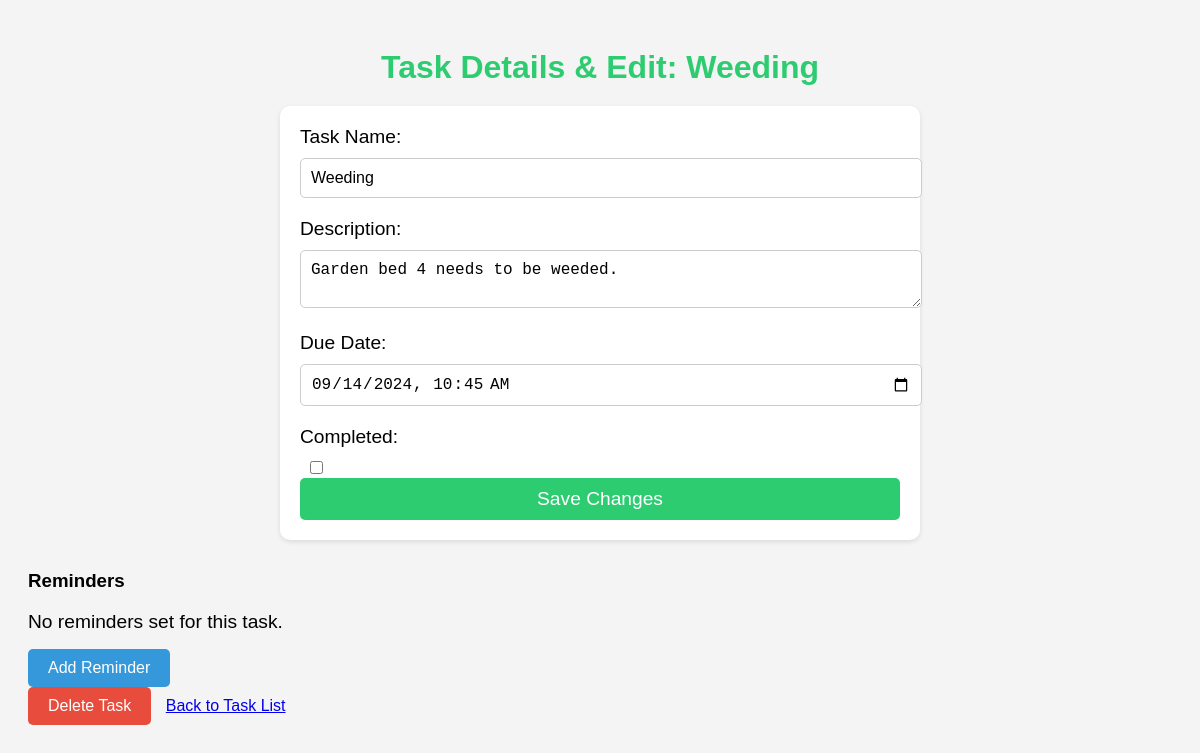
The page /planner/2/ on the database as committed earlier.
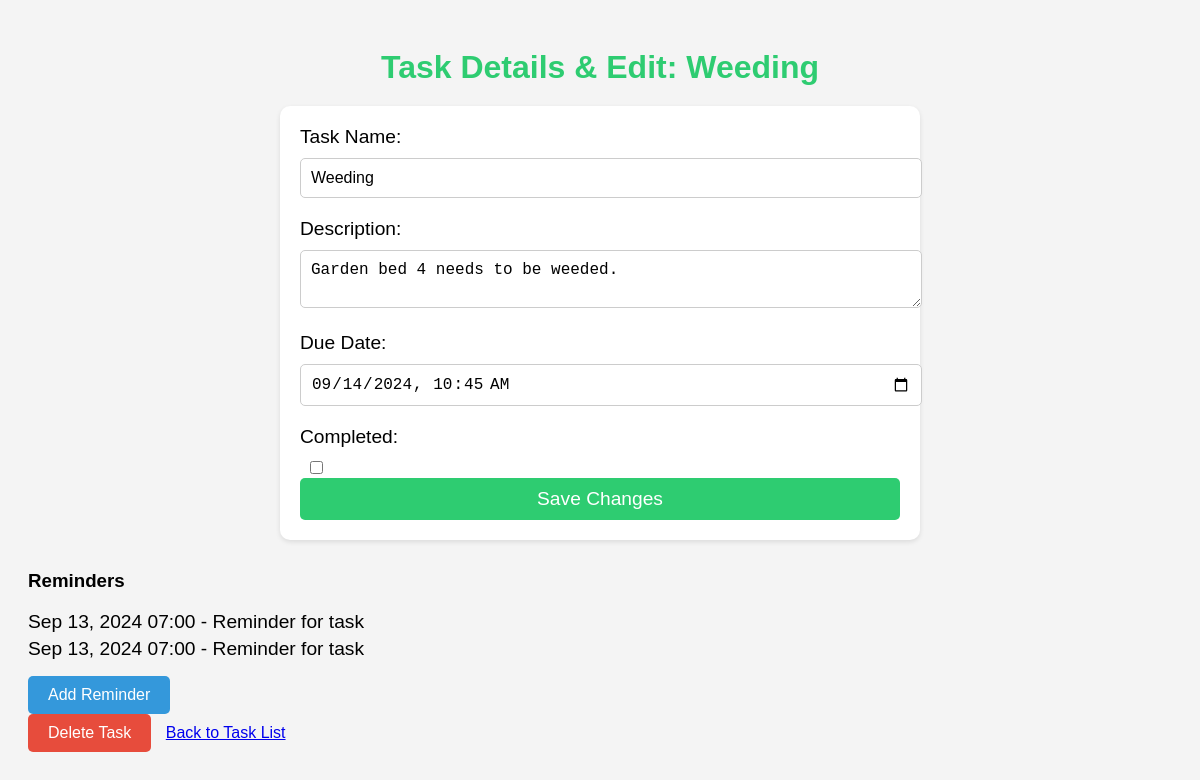
The same page on the database as committed later.
### planner/models.py (models this page shows, shortened)
class Reminder(models.Model):
    task = models.ForeignKey(Task, on_delete=models.CASCADE, related_name="reminders")  # Reminder is linked to a task
    remind_at = models.DateTimeField()  # Date and time when the reminder should trigger

### planner/views.py (the view, shortened to what this page needs)
# urls.py: path('<int:task_id>/', views.task_detail_edit, name='task_detail_edit'),  # URL for viewing task details
def task_detail_edit(request, task_id):
    task = get_object_or_404(Task, id=task_id)  # Fetch task by ID
    reminders = task.reminders.all()  # Fetch all reminders for the task
    return render(request, 'planner/task_detail_edit.html', {
        'task': task,
        'reminders': reminders
    })

### planner/templates/planner/task_detail_edit.html (shortened to what this page needs)
{% load static %}
<!DOCTYPE html>
<html lang="en">
<head>
    <link rel="stylesheet" href="{% static 'planner/css/task_detail_edit.css' %}">
</head>
<body>
    <h1>Task Details & Edit: {{ task.name }}</h1>
    <form method="POST">
        <label for="name">Task Name:</label>
        <input type="text" name="name" value="{{ task.name }}" required>
        <label for="description">Description:</label>
        <textarea name="description">{{ task.description }}</textarea>
        <label for="due_date">Due Date:</label>
        <input type="datetime-local" name="due_date" value="{{ task.due_date|date:'Y-m-d\TH:i' }}" required>
        <label for="completed">Completed:</label>
        <input type="checkbox" name="completed" {% if task.completed %}checked{% endif %}>
        <button type="submit">Save Changes</button>
    </form>
    <div class="reminders-section">
        <h3>Reminders</h3>
        <ul>
            {% for reminder in reminders %}
                <li>{{ reminder.remind_at|date:"M d, Y H:i" }} - Reminder for task</li>
            {% empty %}
                <li>No reminders set for this task.</li>
            {% endfor %}
        </ul>
        <a href="{% url 'add_reminder' task.id %}" class="btn-add-reminder">Add Reminder</a>
    </div>
    <a href="{% url 'task_delete' task.id %}" class="btn-delete">Delete Task</a>
    <a href="{% url 'task_list' %}">Back to Task List</a>
</body>
</html>

Rows that differ between the two databases and show on the page:
added Reminder: remind_at "Sep 13, 2024 07:00"
added Reminder: remind_at "Sep 13, 2024 07:00"
Other text that changed with them:
text no longer shown: "No reminders set for this task."
